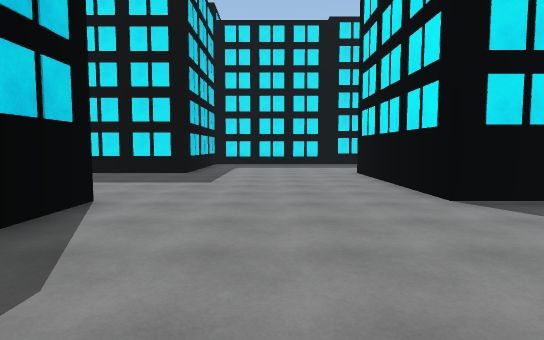
view 1 (above)

22 first-person views from a walk through a scene from a Unity 3-D project. The camera is 1.5 m above the floor, tilts 4° down and sees 80° across. The floor is counted in squares, 2 m on a side. Each view is taken from the middle of a square. On the plan, view 1 faces up. The plan holds only what a view shows up to about 11 squares ahead; the rest is blank. The place goes on beyond the plan. Surface patterns are stand-ins for the level's own textures.

view 2
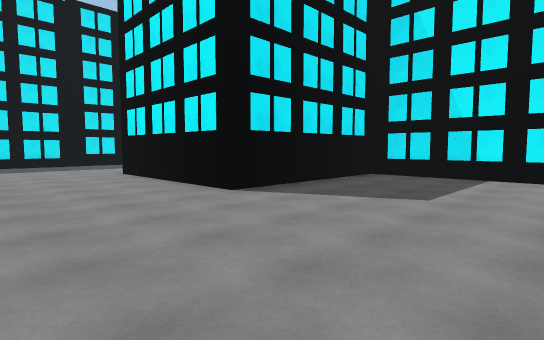

view 3
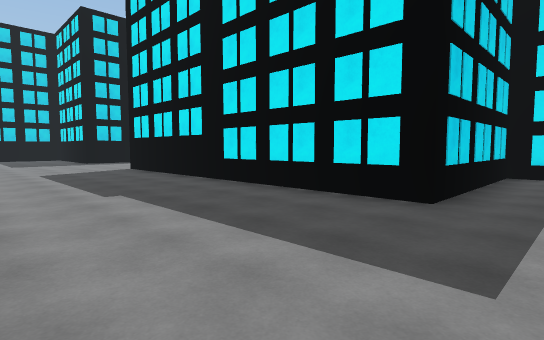

view 4
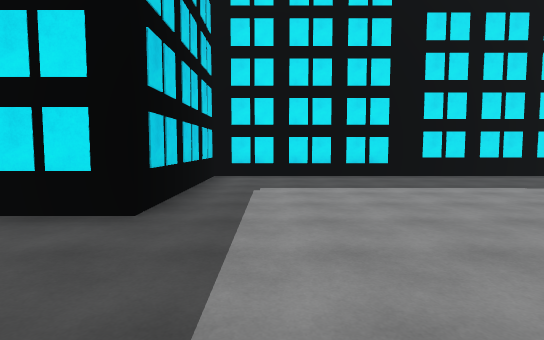

view 5
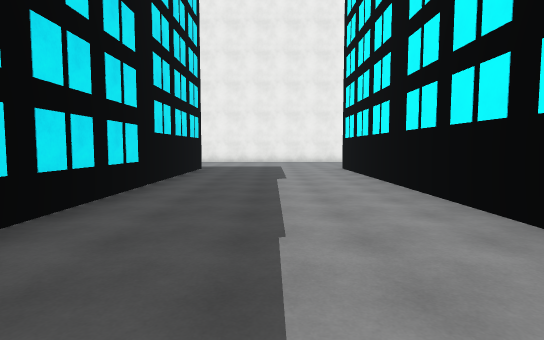

view 6
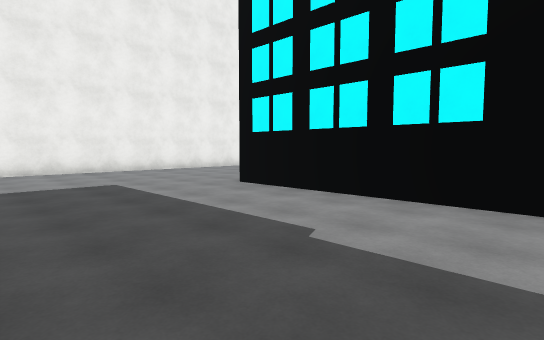

view 7
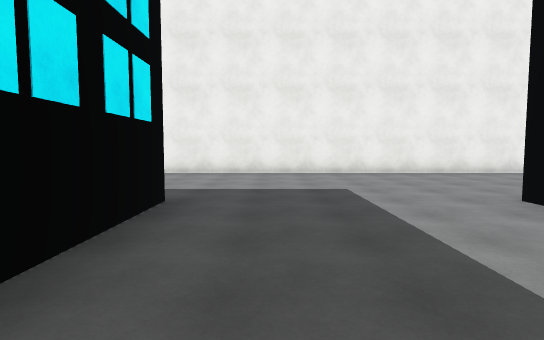

view 8
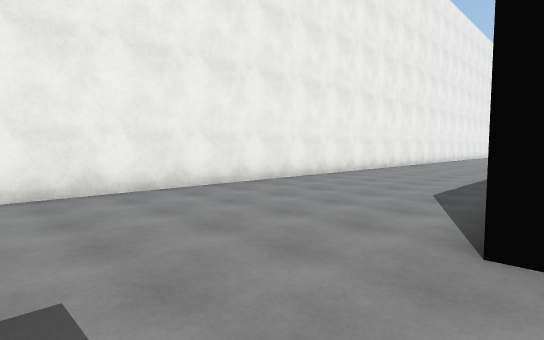

view 9
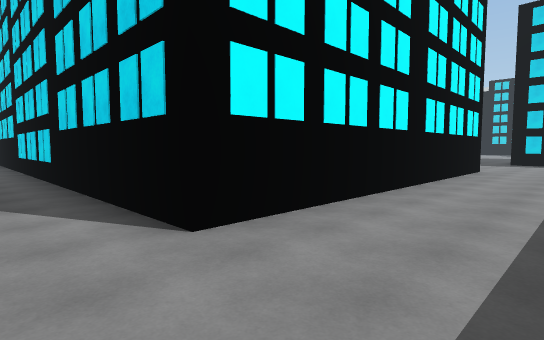

view 10
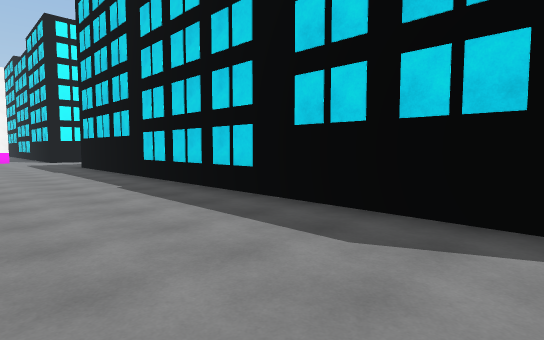

view 11
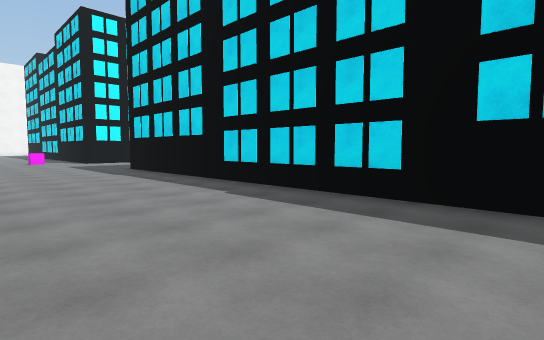

view 12
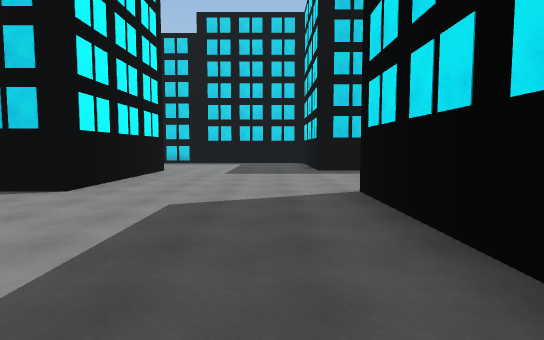

view 13
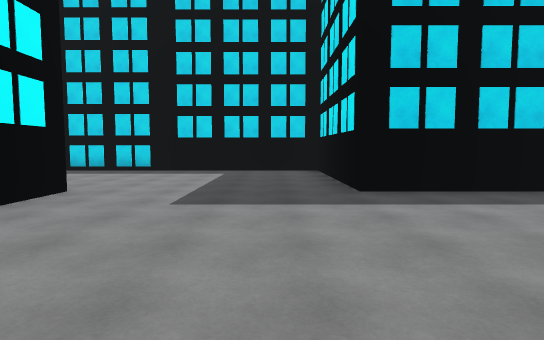

view 14
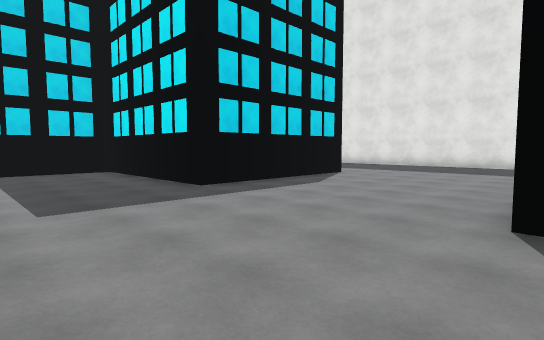

view 15
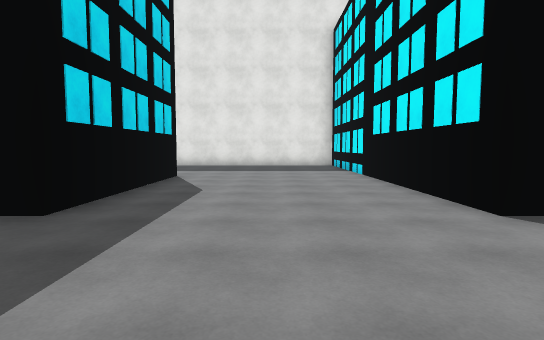

view 16
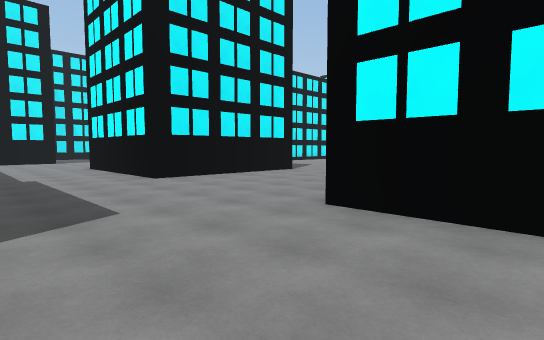

view 17
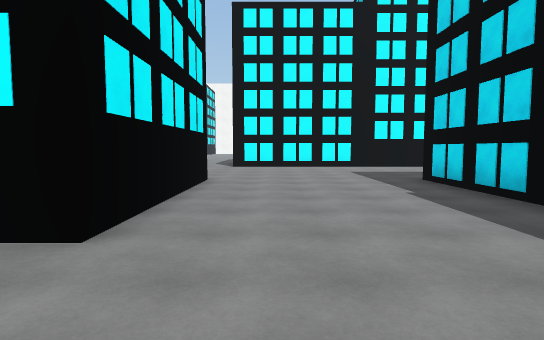

view 18
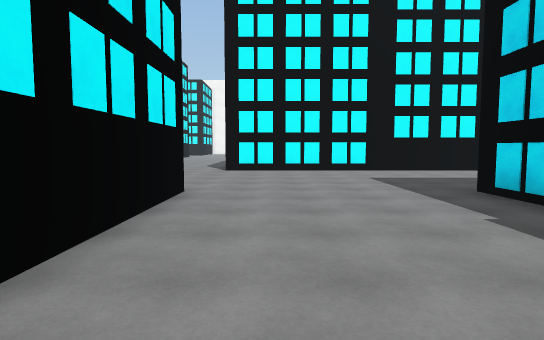

view 19
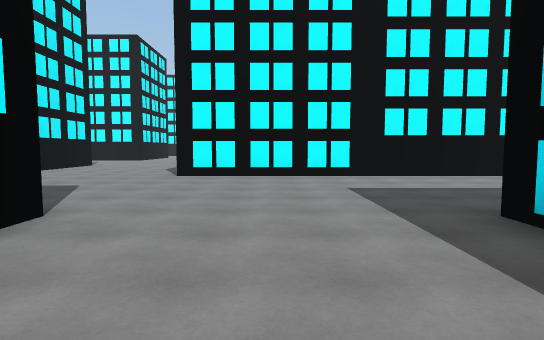

view 20
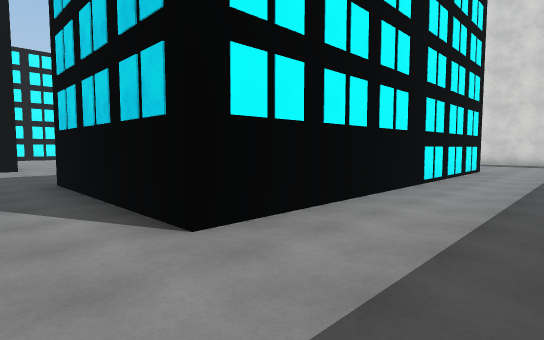

view 21
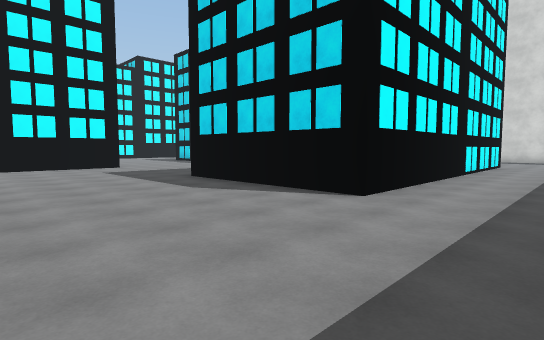

view 22
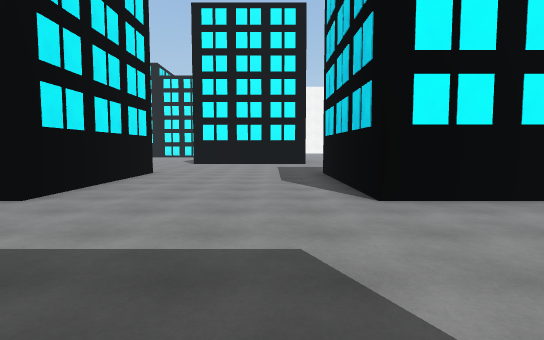

### Floor plan
Key: @ floor where view 1 was taken; # wall or solid block; . floor; B building.
Columns run from 26 left of view 1 to 18 right of it. Each row starts with its distance up from view 1.
 17     ..........B
 16 ..............B                           ..#
 15 ..............B          BBBBBBBBBBBBBB.....#
 14 BBBBBBBBB.....B        B....................#
 13         B.....B        B....................#
 12         B.....B        B....................#
 11         B.....B        B....................#
 10    BBBBBB.....BBBBBBBBBB....................#
  9    B.........................BBBBBBBBBB.....#
  8    B.........................B        B.....#
  7    B.........................B        B.....#
  6    B.........................B        B.....#
  5    B.........................BBBBB    B.....#
  4    B.....BBBBB.....BBBBB..........B   B.....#
  3    B.....B   B.....B   B..........B   B.....#
  2    B.....B   B.....B    ..........B   B.....#
  1    B.....B   B.....B     .........B   B.....
  0    B.....B   B.....B     .@.....      B.....
 -1    .......    .....                   B....
 -2   .........   .....                   B....
 -3   .........                           B....
 -4  ...........                          B....
 -5 .............                         B....
 -6 BBBB BBBB....                           ...
 -7          .....                           ..
 -8           ....B

Positions as (right, up) in squares from view 1, and headings:
1: (0, 0), facing up
2: (-1, 0), facing up-right
3: (-1, 5), facing up-left
4: (-1, 6), facing up
5: (1, 12), facing right
6: (7, 14), facing down-right
7: (8, 13), facing right
8: (12, 12), facing down-right
9: (14, 12), facing down-left
10: (16, 8), facing down-left
11: (17, 6), facing down-left
12: (-7, 8), facing left
13: (-12, 8), facing left
14: (-12, 6), facing up-left
15: (-15, 6), facing up
16: (-15, 8), facing down-right
17: (-19, 7), facing down
18: (-19, 5), facing down
19: (-20, 3), facing down
20: (-16, 17), facing down-left
21: (-13, 17), facing down-left
22: (-11, 9), facing down
